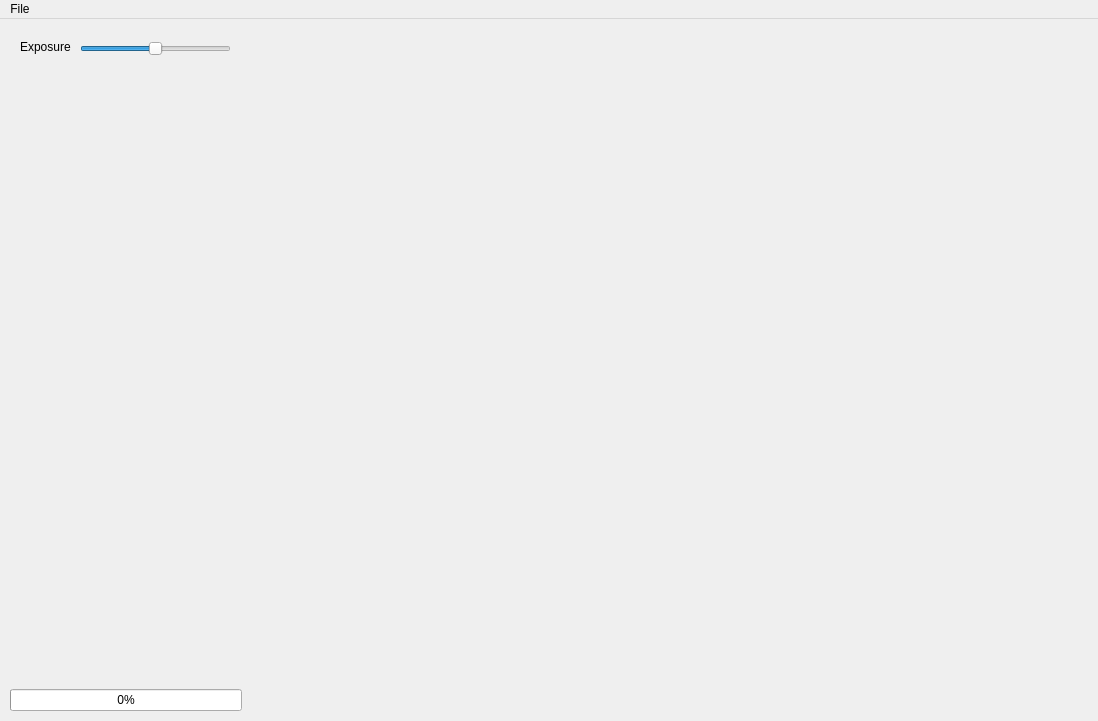
<?xml version="1.0" encoding="UTF-8"?>
<ui version="4.0">
 <class>FrameBuffer</class>
 <widget class="QMainWindow" name="FrameBuffer">
  <property name="geometry">
   <rect>
    <x>0</x>
    <y>0</y>
    <width>1098</width>
    <height>721</height>
   </rect>
  </property>
  <property name="sizePolicy">
   <sizepolicy hsizetype="Expanding" vsizetype="Expanding">
    <horstretch>1</horstretch>
    <verstretch>1</verstretch>
   </sizepolicy>
  </property>
  <property name="windowTitle">
   <string>MPCV</string>
  </property>
  <widget class="QWidget" name="horizontalLayoutWidget">
   <layout class="QHBoxLayout" name="horizontalLayout">
    <property name="sizeConstraint">
     <enum>QLayout::SetMaximumSize</enum>
    </property>
    <property name="leftMargin">
     <number>1</number>
    </property>
    <property name="topMargin">
     <number>1</number>
    </property>
    <property name="rightMargin">
     <number>1</number>
    </property>
    <property name="bottomMargin">
     <number>1</number>
    </property>
    <item>
     <widget class="QWidget" name="sidebar" native="true">
      <property name="sizePolicy">
       <sizepolicy hsizetype="Fixed" vsizetype="Expanding">
        <horstretch>0</horstretch>
        <verstretch>1</verstretch>
       </sizepolicy>
      </property>
      <property name="minimumSize">
       <size>
        <width>250</width>
        <height>0</height>
       </size>
      </property>
      <property name="maximumSize">
       <size>
        <width>250</width>
        <height>16777215</height>
       </size>
      </property>
      <layout class="QVBoxLayout" name="verticalLayout">
       <item>
        <widget class="QWidget" name="widget" native="true">
         <property name="minimumSize">
          <size>
           <width>0</width>
           <height>40</height>
          </size>
         </property>
         <widget class="QLabel" name="label">
          <property name="geometry">
           <rect>
            <x>10</x>
            <y>10</y>
            <width>61</width>
            <height>16</height>
           </rect>
          </property>
          <property name="text">
           <string>Exposure</string>
          </property>
         </widget>
         <widget class="QSlider" name="horizontalSlider">
          <property name="geometry">
           <rect>
            <x>70</x>
            <y>10</y>
            <width>151</width>
            <height>20</height>
           </rect>
          </property>
          <property name="maximum">
           <number>100</number>
          </property>
          <property name="value">
           <number>50</number>
          </property>
          <property name="orientation">
           <enum>Qt::Horizontal</enum>
          </property>
         </widget>
        </widget>
       </item>
       <item>
        <spacer name="verticalSpacer">
         <property name="orientation">
          <enum>Qt::Vertical</enum>
         </property>
         <property name="sizeHint" stdset="0">
          <size>
           <width>20</width>
           <height>597</height>
          </size>
         </property>
        </spacer>
       </item>
       <item>
        <widget class="QProgressBar" name="progress">
         <property name="value">
          <number>0</number>
         </property>
        </widget>
       </item>
      </layout>
     </widget>
    </item>
    <item>
     <widget class="View" name="view" native="true">
      <property name="sizePolicy">
       <sizepolicy hsizetype="Expanding" vsizetype="Expanding">
        <horstretch>0</horstretch>
        <verstretch>0</verstretch>
       </sizepolicy>
      </property>
      <property name="maximumSize">
       <size>
        <width>16777215</width>
        <height>16777215</height>
       </size>
      </property>
     </widget>
    </item>
   </layout>
  </widget>
  <widget class="QMenuBar" name="menubar">
   <property name="geometry">
    <rect>
     <x>0</x>
     <y>0</y>
     <width>1098</width>
     <height>25</height>
    </rect>
   </property>
   <widget class="QMenu" name="menuFile">
    <property name="title">
     <string>File</string>
    </property>
    <addaction name="actionSave_render"/>
   </widget>
   <addaction name="menuFile"/>
  </widget>
  <action name="actionSave_render">
   <property name="text">
    <string>Save render</string>
   </property>
  </action>
 </widget>
 <customwidgets>
  <customwidget>
   <class>View</class>
   <extends>QWidget</extends>
   <header location="global">framebuffer.h</header>
   <container>1</container>
  </customwidget>
 </customwidgets>
 <resources/>
 <connections/>
</ui>
